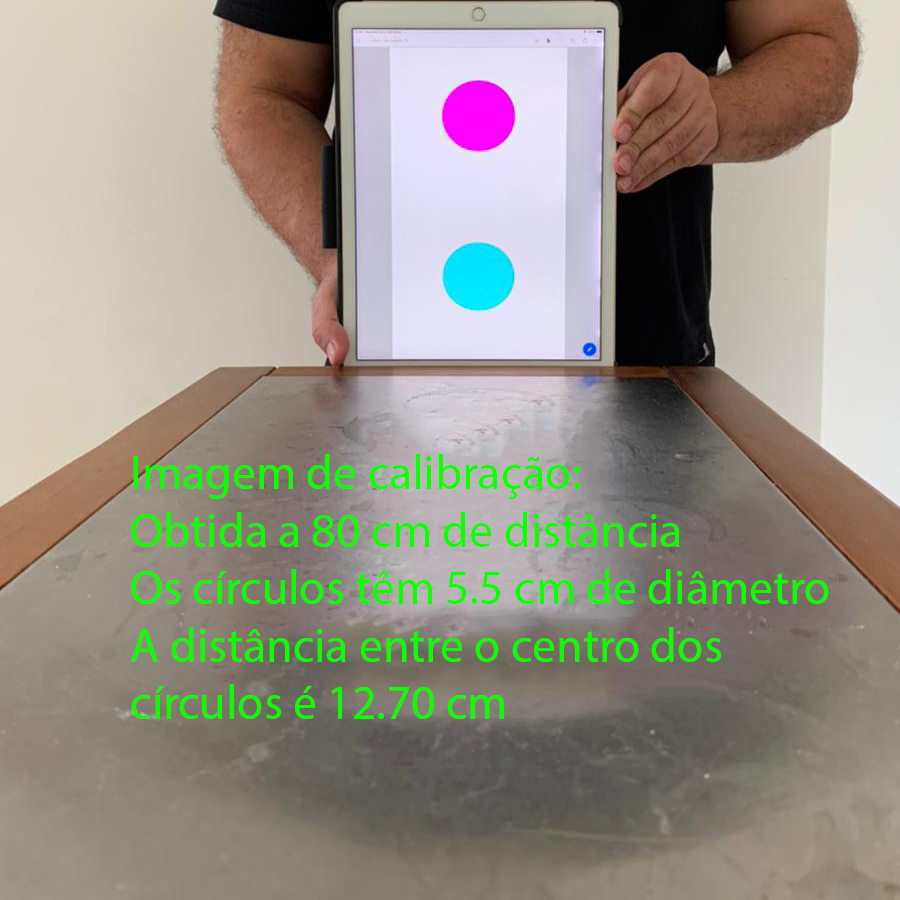
#> input picture img/calib01.jpg, 900 x 900 px
$ jupyter execute Atividade2.ipynb
#> lines starting #> are read from the running program, lines starting #| are printed output that depends on the picture; after the words box and inside, x2 and y2 are one past the last pixel; in counts of white or black regions, pixels touching at a corner belong together; long printed decimals are rounded
### fotogrametria.py
#!/usr/bin/python
# -*- coding: utf-8 -*-

# Este NÃO é um programa ROS

from __future__ import print_function, division

import cv2
import os,sys, os.path
import numpy as np
import math

# [165 lines left out: functions encontrar_foco, segmenta_circulo_ciano, segmenta_circulo_magenta, encontrar_maior_contorno, encontrar_centro_contorno, calcular_h and 3 more, not called in this run]

### Atividade2.ipynb
# Atividade 2 - Visão Computacional

[cell 1]
import sys
import cv2
import matplotlib.pyplot as plt
import fotogrametria

if (sys.version_info > (3, 0)):
    # Modo Python 3
    import importlib
    importlib.reload(fotogrametria) # Para garantir que o Jupyter sempre relê seu trabalho
else:
    # Modo Python 2
    reload(fotogrametria)

O entregável de toda esta atividade vai ser um código-fonte em *Python*.

Vocês *devem* fazer vídeos demonstrando o resultado e a postar (pode ser privadamente) no YouTube.  Para quem usar Linux o atalho para gravar é Ctrl + Alt + Shift + R

Você pode entregar enviando o código para o Github e postando o vídeo *ou* mostrando ao vivo aos professores

**Não programe no Jupyter** - use um programa Python

**Link para o vídeo**: <https://youtu.be/RuQ2jx2WNss>

Você deve ter uma folha com o padrão anexo.
*Dica:* Se não tiver, é possível fazer também com um tablet ou *smartphone*


## Parte 1 - calibração

Ouça a explicação do professor sobre o modelo de câmera *pinhole*  e desenhe a medida $f$ que separa o plano focal da pupila da câmera

Modifique a função `encontrar_foco` do arquivo [fotogrametria.py](fotogrametria.py) para calcular o foco, teste sua função com a celula abaixo

[cell 2]
f = fotogrametria.encontrar_foco(80,12.70,100)

print(f)
# Saida Esperada:
# 629.9212598425197

## Parte 2
### Segmentar os Circulos
Modifique a função `segmenta_circulo_ciano` e `segmenta_circulo_magenta` do arquivo [fotogrametria.py](fotogrametria.py) para segmentar os circulos cianos e magenta

[cell 3]
img = cv2.imread("img/calib01.jpg")
#> img is the input picture: shape (900, 900, 3); mean B, G, R 133.4, 146.4, 149.6
hsv = cv2.cvtColor(img, cv2.COLOR_BGR2HSV)
#> hsv: shape (900, 900, 3); mean H, S, V 41.8, 49.6, 159.8

segmentado_ciano = fotogrametria.segmenta_circulo_ciano(hsv)
#> in segmenta_circulo_ciano, `mask_ciano = cv2.inRange(hsv, menor, maior)`: mask_ciano: shape (900, 900); 0.53% white; 4 white regions (1 under 20 px), largest, box (x1, y1, x2, y2) and area: (442, 242, 515, 312) 4021, (582, 342, 598, 356) 186, (582, 376, 598, 386) 109
segmentado_magenta = fotogrametria.segmenta_circulo_magenta(hsv)
#> in segmenta_circulo_magenta, `mask_magenta = cv2.inRange(hsv, menor, maior)`: mask_magenta: shape (900, 900); 0.58% white; 62 white regions (57 under 20 px)

f, ax = plt.subplots(1, 3, figsize=(16,6))

ax[0].imshow(cv2.cvtColor(img, cv2.COLOR_BGR2RGB))
ax[1].imshow(segmentado_ciano, cmap="gray")
ax[2].imshow(segmentado_magenta, cmap="gray")

ax[0].set_title('original')
ax[1].set_title('segmentado_ciano')
ax[2].set_title('segmentado_magenta')

ax[0].axis('off')
ax[1].axis('off')
ax[2].axis('off')

plt.show()
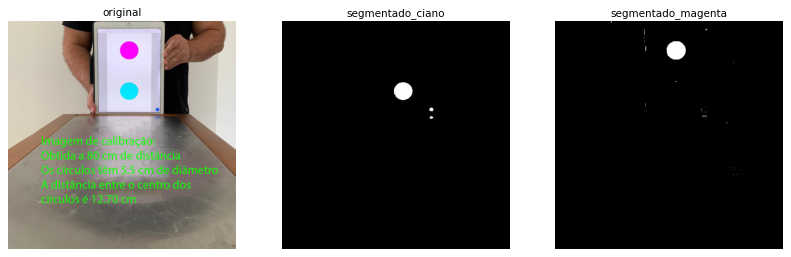
#> figure drawn by matplotlib, 3 panels

# Saida Esperada:
# Uma imagem com o circulo ciano em branco e outro com o magenta

## Parte 3
### Encontrar os maior contorno para cada um dos Circulos
Modifique a função `encontrar_maior_contorno` do arquivo [fotogrametria.py](fotogrametria.py) para calcular apenas o maior contorno do circulo ciano e o maior contorno do circulo magenta.

[cell 4]
# Desenhar os Contornos
    # Ciano
ccontorno_ciano = fotogrametria.encontrar_maior_contorno(segmentado_ciano)
#> in encontrar_maior_contorno, `contornos, arvore = cv2.findContours(segmentado.copy(), cv2.RETR_TREE,..`: contornos = 4 contours, 1 with area under 20; largest, box (x1, y1, x2, y2) and area: (442, 242, 515, 312) 3910, (582, 342, 598, 356) 162, (582, 376, 598, 386) 86; arvore = [[1, -1, -1, -1], [2, 0, -1, -1], [3, 1, -1, -1], [-1, 2, -1, -1]]
#> the loop in encontrar_maior_contorno, `for c in contornos:` made 4 passes
#> after the loop in encontrar_maior_contorno, `for c in contornos:`: maior = contour of 221 points, box (x1, y1, x2, y2) (442, 242, 515, 312), area 3910; maior_area = 3909.5
#> ccontorno_ciano has the same summary as maior in encontrar_maior_contorno

contornos_img = img.copy()
if ccontorno_ciano is not None:
    cv2.drawContours(contornos_img, [ccontorno_ciano], -1, [0, 0, 255], 3)

    # Magenta
contorno_magenta = fotogrametria.encontrar_maior_contorno(segmentado_magenta)
#> in encontrar_maior_contorno (call 2), `contornos, arvore = cv2.findContours(segmentado.copy(), cv2.RETR_TREE,..`: contornos = 62 contours, 59 with area under 20; largest, box (x1, y1, x2, y2) and area: (440, 79, 516, 152) 4243, (357, 100, 360, 120) 28, (581, 373, 598, 378) 22; arvore = 62 rows, first 6: [1, -1, -1, -1], [2, 0, -1, -1], [3, 1, -1, -1], [4, 2, -1, -1], [5, 3, -1, -1], [6, 4, -1, -1]
#> the loop in encontrar_maior_contorno (call 2), `for c in contornos:` made 62 passes
#> contorno_magenta = contour of 244 points, box (x1, y1, x2, y2) (440, 79, 516, 152), area 4243

if contorno_magenta is not None:
    cv2.drawContours(contornos_img, [contorno_magenta], -1, [255, 0, 0], 3)

plt.axis('off')
plt.imshow(cv2.cvtColor(contornos_img, cv2.COLOR_BGR2RGB))

# Saida Esperada:
# Uma imagem com o um contorno desenhado em ambos os circulos (Circulo vemermelho no ciano e azul no magenta)

## Parte 4

### Com os contornos, calcular o centro dos circulos
Modifique a função `encontrar_centro_contorno` do arquivo [fotogrametria.py](fotogrametria.py) para calcular a posição, em pixel, do centro de cada circulo.

[cell 5]
# Encontrar Centro dos contornos

if ccontorno_ciano is not None and contorno_magenta is not None:
    centro_ciano = fotogrametria.encontrar_centro_contorno(ccontorno_ciano)
#> in encontrar_centro_contorno, `M = cv2.moments(contorno)`: M = moments, m00 3909.5, centre m10/m00, m01/m00 = (478, 276.3)
#> in encontrar_centro_contorno, `Xcentro = int(M["m10"] / M["m00"])`: Xcentro = 478
#> in encontrar_centro_contorno, `Ycentro = int(M["m01"] / M["m00"])`: Ycentro = 276
#> centro_ciano = (478, 276)
    centro_magenta = fotogrametria.encontrar_centro_contorno(contorno_magenta)
#> centro_magenta = (477, 115)

    cv2.line(contornos_img, centro_ciano, centro_magenta, (0, 255, 0), thickness=3, lineType=8)

plt.axis('off')
plt.imshow(cv2.cvtColor(contornos_img, cv2.COLOR_BGR2RGB))

# Saida Esperada:
# Uma imagem uma linha no conectando o centros dos circulos

## Parte 5

### Calcular a distancia entre os circulos
Modifique a função `calcular_h` do arquivo [fotogrametria.py](fotogrametria.py) para calcular o valor da distancia vertical entre os circulos e com isso, calcular o foco da camera.

[cell 6]
try:
    h = fotogrametria.calcular_h(centro_ciano, centro_magenta)
#> in calcular_h, `distX = centro_ciano[0] - centro_magenta[0]`: distX = 1
#> in calcular_h, `distY = centro_ciano[1] - centro_magenta[1]`: distY = 161
#> h = 161

    print('Distancia entre os circulos = %s'%h)
#| Distancia entre os circulos = 161.003
    f = fotogrametria.encontrar_foco(80,12.70,h)
#> f = 1014.2

    print('Distancia focal = %s'%f)
#| Distancia focal = 1014.193

except:
    pass

# Saida Esperada:
# Distancia entre os circulos = 161
# Distancia focal = 1014.1732283464568

## Parte 6

### Calcular até a imagem
Agora, utilizando o foco encontrado e as funções para calcular a distancia dos circulos, modifique as funções `calcular_distancia_entre_circulos` e `encontrar_distancia` do arquivo [fotogrametria.py](fotogrametria.py) para calcular a distancia entre os circulos, e com o foco, a distancia, em cm, até a imagem.

[cell 7]
img_test = cv2.imread("img/test01.jpg")
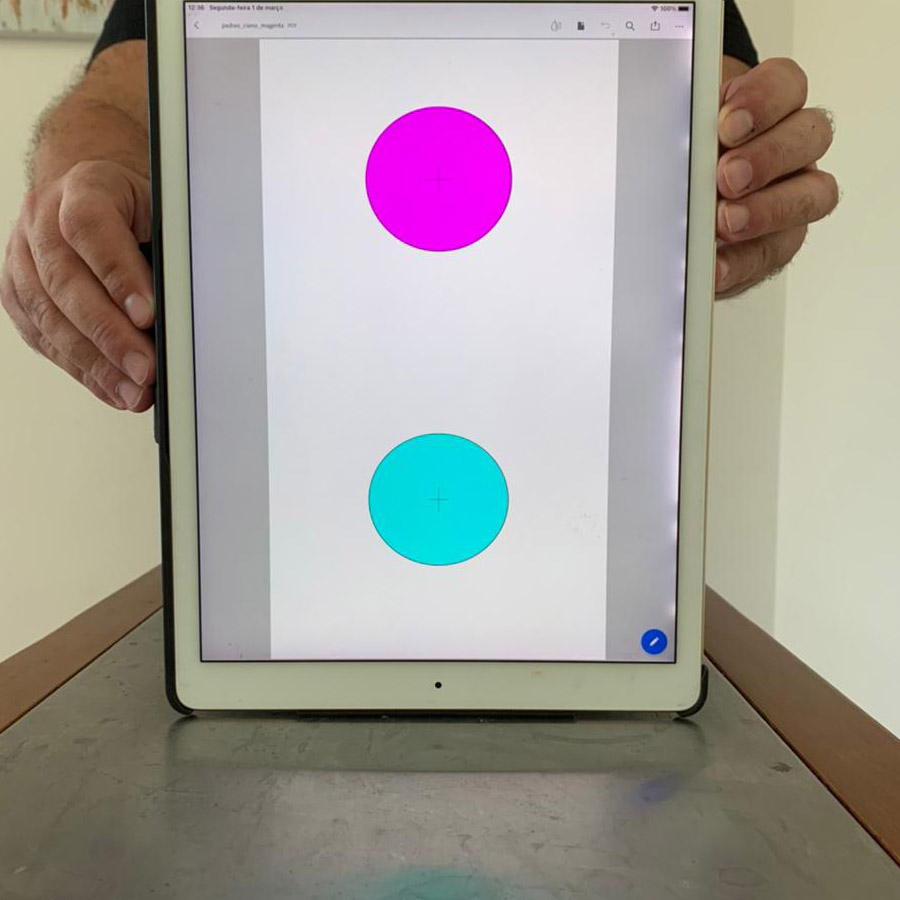
#> input picture img/test01.jpg, 900 x 900 px
#> img_test is the input picture: shape (900, 900, 3); mean B, G, R 151.2, 156.6, 162.8

h, centro_ciano, centro_magenta, contornos_img = fotogrametria.calcular_distancia_entre_circulos(img_test)
#> in calcular_distancia_entre_circulos, `img_hsv = cv2.cvtColor(img_contornos, cv2.COLOR_BGR2HSV)`: img_hsv: shape (900, 900, 3); mean H, S, V 62.4, 48.3, 169
#> in segmenta_circulo_magenta (call 2), `mask_magenta = cv2.inRange(hsv, menor, maior)`: mask_magenta: shape (900, 900); 2.1% white; 15 white regions (14 under 20 px), largest, box (x1, y1, x2, y2) and area: (364, 106, 513, 254) 17264
#> in segmenta_circulo_ciano (call 2), `mask_ciano = cv2.inRange(hsv, menor, maior)`:
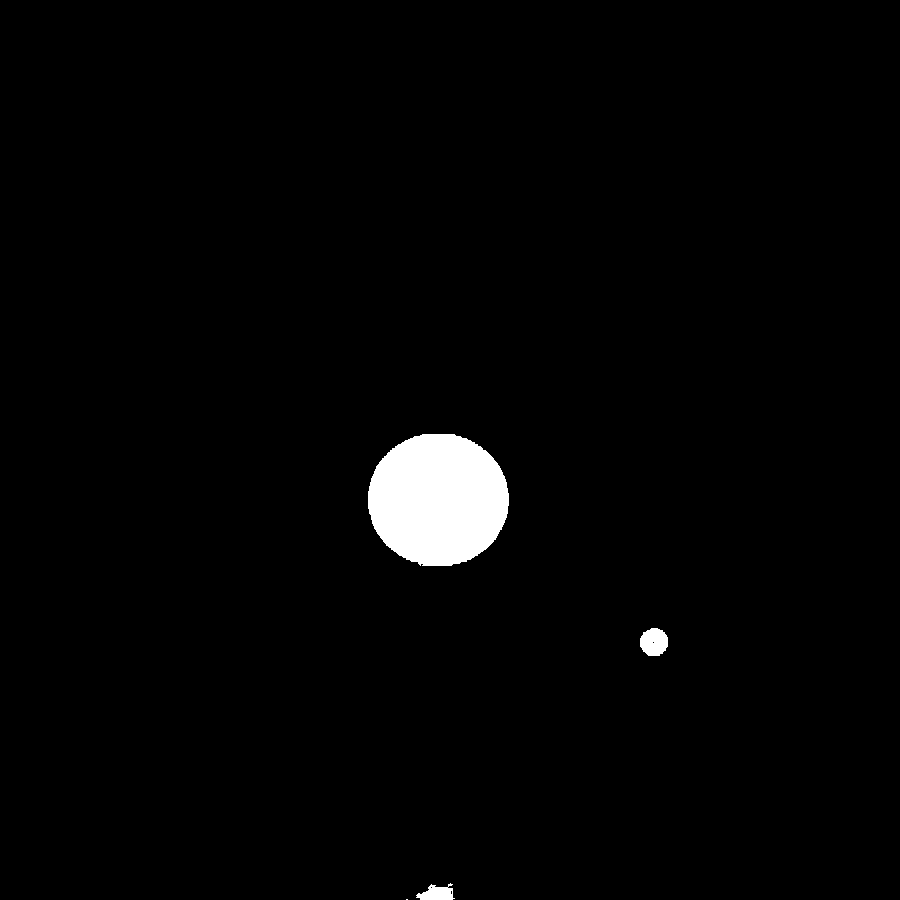
#> mask_ciano: shape (900, 900); 2% white; 4 white regions (1 under 20 px)
#> in encontrar_maior_contorno (call 3), `contornos, arvore = cv2.findContours(segmentado.copy(), cv2.RETR_TREE,..`: contornos = 17 contours, 16 with area under 20; largest, box (x1, y1, x2, y2) and area: (364, 106, 513, 254) 17042; arvore = 17 rows, first 6: [1, -1, -1, -1], [2, 0, -1, -1], [3, 1, -1, -1], [4, 2, -1, -1], [5, 3, -1, -1], [6, 4, -1, -1]
#> in calcular_distancia_entre_circulos, `magenta_contorno = encontrar_maior_contorno(magenta_circle)`: magenta_contorno = contour of 449 points, box (x1, y1, x2, y2) (364, 106, 513, 254), area 17042
#> in encontrar_maior_contorno (call 4), `contornos, arvore = cv2.findContours(segmentado.copy(), cv2.RETR_TREE,..`: contornos = 7 contours, 4 with area under 20; largest, box (x1, y1, x2, y2) and area: (368, 434, 509, 566) 14569, (640, 628, 668, 656) 582, (416, 883, 455, 900) 368; arvore = [[1, -1, -1, -1], [4, 0, 2, -1], [3, -1, -1, 1], [-1, 2, -1, 1], [6, 1, 5, -1], [-1, -1, -1, 4], [-1, 4, -1, -1]]
#> in calcular_distancia_entre_circulos, `ciano_contorno = encontrar_maior_contorno(ciano_circle)`: ciano_contorno = contour of 406 points, box (x1, y1, x2, y2) (368, 434, 509, 566), area 14569
#> in calcular_distancia_entre_circulos, `centro_magenta = encontrar_centro_contorno(magenta_contorno)`: centro_magenta = (438, 178)
#> in calcular_distancia_entre_circulos, `centro_ciano = encontrar_centro_contorno(ciano_contorno)`: centro_ciano = (437, 499)
#> in calcular_distancia_entre_circulos, `h = calcular_h(centro_ciano, centro_magenta)`: h = 321
#> h = 321; centro_ciano = (437, 499); centro_magenta = (438, 178)
d = fotogrametria.encontrar_distancia(f,12.70,h)
#> in encontrar_distancia, `D = f*H/h`: D = 40.13
#> d = 40.13

print('Distancia ate a imagem = %s'%d)
#| Distancia ate a imagem = 40.125

# Saida Esperada:
# Distancia ate a imagem = 40.124610591900314

## Parte 7

### Calcular angulo
Modifique a função `calcular_angulo_com_horizontal_da_imagem` do arquivo [fotogrametria.py](fotogrametria.py) para calcular o angulo dos circulos com relação a horizontal da imagem

[cell 8]
img_test = cv2.imread("img/angulo04.jpg")
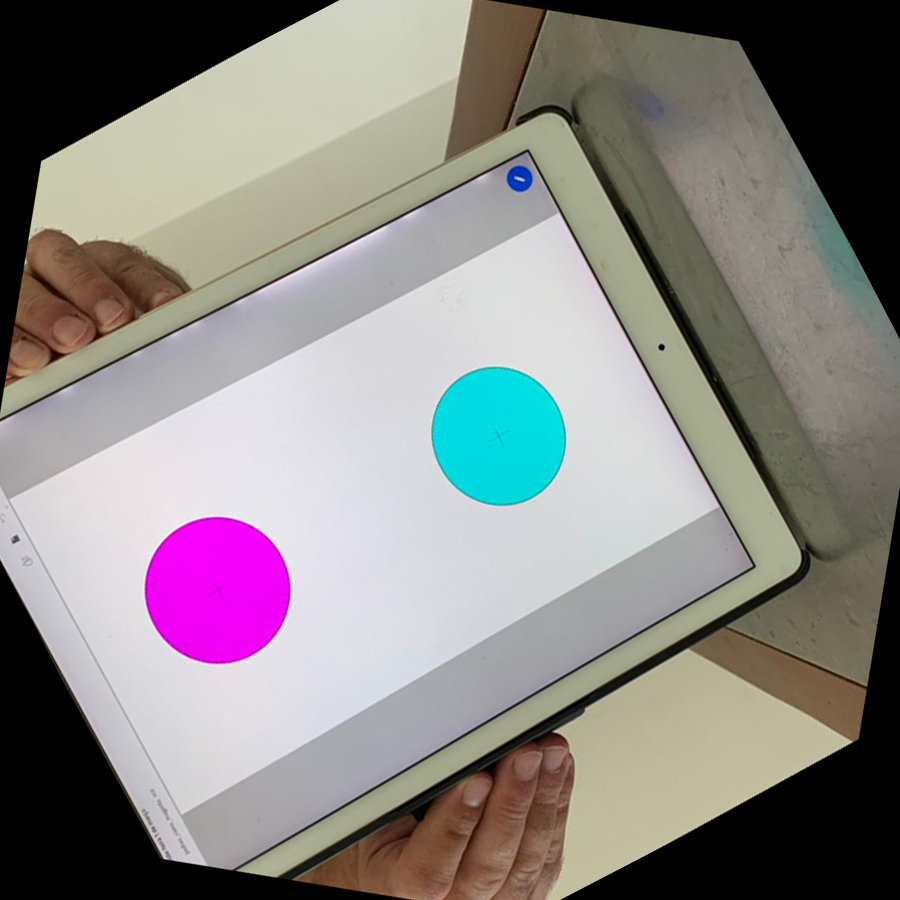
#> input picture img/angulo04.jpg, 900 x 900 px
#> img_test is the input picture: shape (900, 900, 3); mean B, G, R 132.6, 134.2, 138.4

h, centro_ciano, centro_magenta, contornos_img = fotogrametria.calcular_distancia_entre_circulos(img_test)
#> in calcular_distancia_entre_circulos (call 2), `img_hsv = cv2.cvtColor(img_contornos, cv2.COLOR_BGR2HSV)`: img_hsv: shape (900, 900, 3); mean H, S, V 57.8, 37.4, 144.5
#> in segmenta_circulo_magenta (call 3), `mask_magenta = cv2.inRange(hsv, menor, maior)`: mask_magenta: shape (900, 900); 2.1% white; 32 white regions (31 under 20 px), largest, box (x1, y1, x2, y2) and area: (144, 516, 292, 665) 17215
#> in segmenta_circulo_ciano (call 3), `mask_ciano = cv2.inRange(hsv, menor, maior)`:
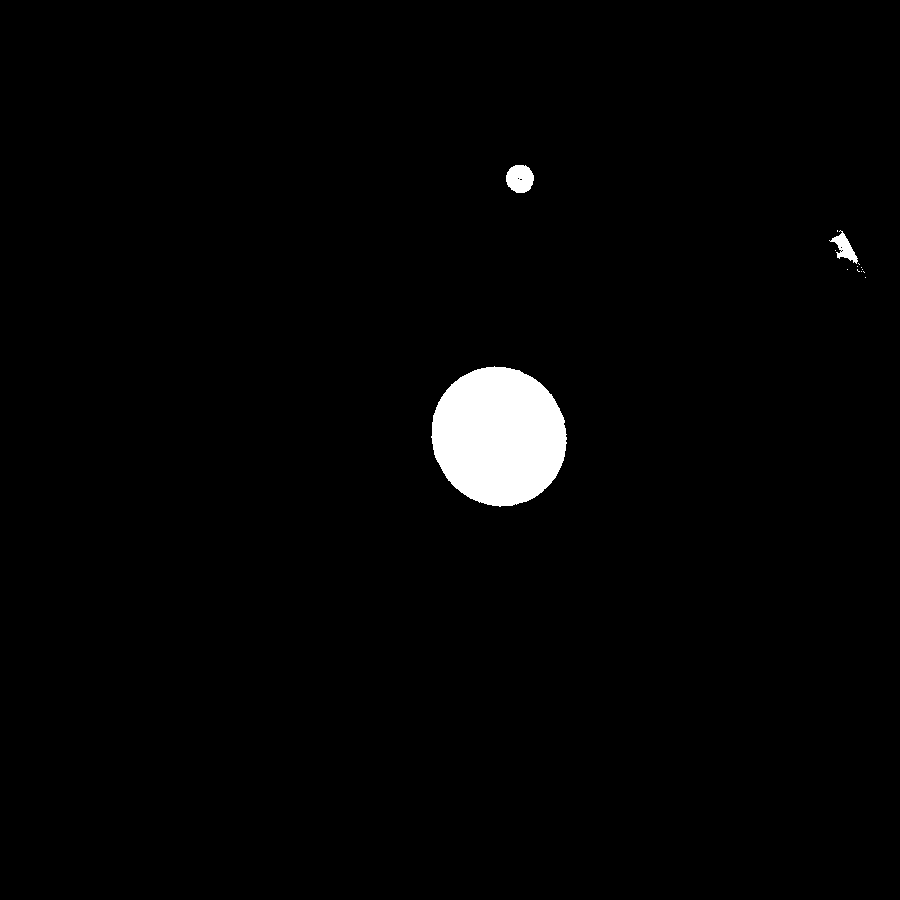
#> mask_ciano: shape (900, 900); 1.9% white; 14 white regions (11 under 20 px)
#> in encontrar_maior_contorno (call 5), `contornos, arvore = cv2.findContours(segmentado.copy(), cv2.RETR_TREE,..`: contornos = 33 contours, 32 with area under 20; largest, box (x1, y1, x2, y2) and area: (144, 516, 292, 665) 17004; arvore = 33 rows, first 6: [1, -1, -1, -1], [2, 0, -1, -1], [3, 1, -1, -1], [4, 2, -1, -1], [5, 3, -1, -1], [7, 4, 6, -1]
#> in calcular_distancia_entre_circulos (call 2), `magenta_contorno = encontrar_maior_contorno(magenta_circle)`: magenta_contorno = contour of 421 points, box (x1, y1, x2, y2) (144, 516, 292, 665), area 17004
#> in encontrar_maior_contorno (call 6), `contornos, arvore = cv2.findContours(segmentado.copy(), cv2.RETR_TREE,..`: contornos = 19 contours, 16 with area under 20; largest, box (x1, y1, x2, y2) and area: (431, 366, 567, 507) 14578, (506, 165, 534, 193) 582, (829, 230, 858, 264) 334; arvore = 19 rows, first 6: [1, -1, -1, -1], [2, 0, -1, -1], [3, 1, -1, -1], [4, 2, -1, -1], [5, 3, -1, -1], [6, 4, -1, -1]
#> in calcular_distancia_entre_circulos (call 2), `ciano_contorno = encontrar_maior_contorno(ciano_circle)`: ciano_contorno = contour of 390 points, box (x1, y1, x2, y2) (431, 366, 567, 507), area 14578
#> in calcular_distancia_entre_circulos (call 2), `centro_magenta = encontrar_centro_contorno(magenta_contorno)`: centro_magenta = (217, 589)
#> in calcular_distancia_entre_circulos (call 2), `centro_ciano = encontrar_centro_contorno(ciano_contorno)`: centro_ciano = (498, 435)
#> in calcular_distancia_entre_circulos (call 2), `h = calcular_h(centro_ciano, centro_magenta)`: h = 320.4
#> in calcular_distancia_entre_circulos (call 2), `cv2.drawContours(img_contornos, magenta_contorno, -1, (255, 0, 0), 3)`:
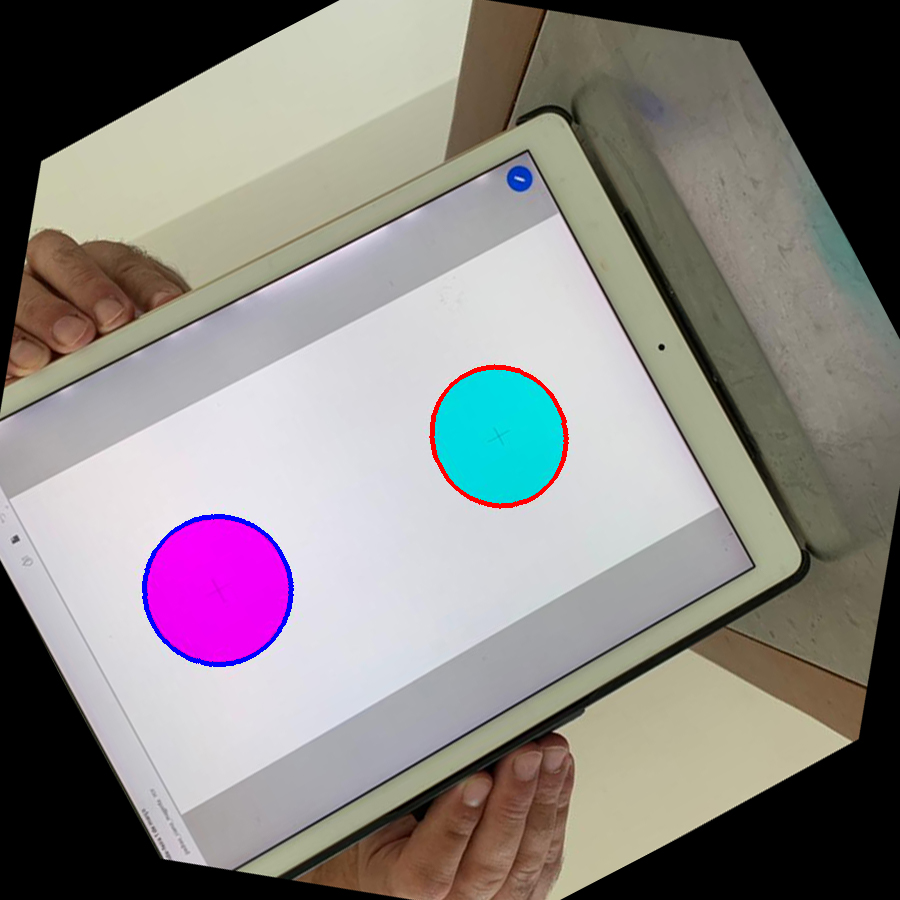
#> img_contornos: shape (900, 900, 3); mean B, G, R 132.1, 133.4, 138.1
#> h = 320.4; centro_ciano = (498, 435); centro_magenta = (217, 589)
d = fotogrametria.encontrar_distancia(f,12.70,h)
#> d = 40.2

angulo = fotogrametria.calcular_angulo_com_horizontal_da_imagem(centro_ciano, centro_magenta)
#> in calcular_angulo_com_horizontal_da_imagem, `xm, ym = centro_magenta[0], centro_magenta[1]`: xm = 217; ym = 589
#> in calcular_angulo_com_horizontal_da_imagem, `xc, yc = centro_ciano[0], centro_ciano[1]`: xc = 498; yc = 435
#> in calcular_angulo_com_horizontal_da_imagem, `xcm = (xm+xc)/2`: xcm = 357.5
#> in calcular_angulo_com_horizontal_da_imagem, `ycm = (ym+yc)/2`: ycm = 512
#> in calcular_angulo_com_horizontal_da_imagem, `l = ((xm-xc)**2+(ym-ycm)**2)**0.5`: l = 291.4
#> in calcular_angulo_com_horizontal_da_imagem, `l1 = xcm-xc`: l1 = -140.5
#> in calcular_angulo_com_horizontal_da_imagem, `l2 = ((xm-xcm)**2+(ym-ycm)**2)**0.5`: l2 = 160.2
#> in calcular_angulo_com_horizontal_da_imagem, `angulo = math.degrees(math.acos((l1**2 + l2**2 - l**2)/(2*l1*l2)))`: angulo = 28.72
#> angulo = 28.72

print('Angulo deu %s graus'%angulo)
#| Angulo deu 28.725 graus

# Saida Esperada:
# angulo01.jpg: Angulo de 90.0 graos
# angulo02.jpg: Angulo de 141.9836231u755637 graus
# angulo03.jpg: Angulo de 178.929175u4521327 graus
# angulo04.jpg: Angulo de 28.7246296098617 graus
